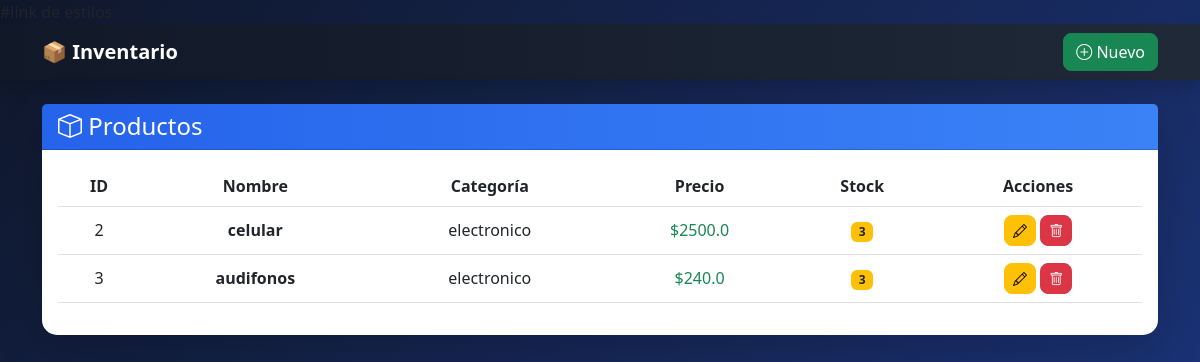
Before: / with the older database file.
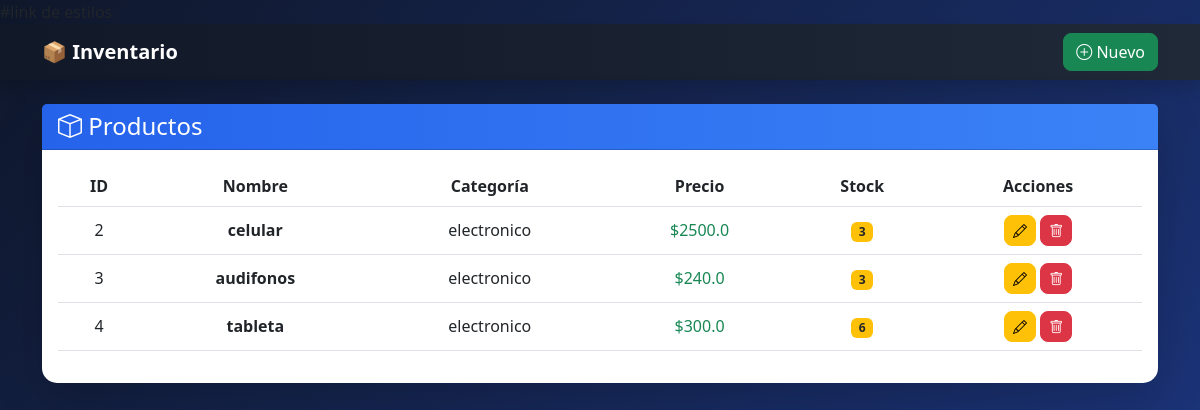
After: the same page with the newer database file.
### tables this page shows
CREATE TABLE productos (
            id INTEGER PRIMARY KEY AUTOINCREMENT,
            nombre TEXT,
            categoria TEXT,
            precio REAL,
            stock INTEGER
        );

### app.py (the view)
@app.route('/')
def listar():
    conn = get_db()
    productos = conn.execute("SELECT * FROM productos").fetchall()
    conn.close()
    return render_template("index.html", productos=productos)

### app.py (called while the page is built)
def get_db():
    conn = sqlite3.connect("inventario.db")
    conn.row_factory = sqlite3.Row
    return conn

### templates/index.html
{% extends 'base.html' %}
{% block content %}
<div class="card shadow-lg border-0">
    <div class="card-header d-flex justify-content-between align-items-center">
        <h4 class="mb-0"><i class="bi bi-box"></i> Productos</h4>
    </div>
    <div class="card-body">
        <table class="table align-middle text-center">
            <thead>
                <tr>
                    <th>ID</th>
                    <th>Nombre</th>
                    <th>Categoría</th>
                    <th>Precio</th>
                    <th>Stock</th>
                    <th>Acciones</th>
                </tr>
            </thead>
            <tbody>
                {% for p in productos %}
                <tr>
                    <td>{{ p.id }}</td>
                    <td class="fw-bold">{{ p.nombre }}</td>
                    <td>{{ p.categoria }}</td>
                    <td class="text-success">${{ p.precio }}</td>
                    <td>
                        {% if p.stock > 10 %}
                            <span class="badge bg-success">{{ p.stock }}</span>
                        {% elif p.stock > 0 %}
                            <span class="badge bg-warning text-dark">{{ p.stock }}</span>
                        {% else %}
                            <span class="badge bg-danger">0</span>
                        {% endif %}
                    </td>
                    <td>
                        <a href="/editar/{{ p.id }}" class="btn btn-warning btn-sm">
                            <i class="bi bi-pencil"></i>
                        </a>
                        <a href="/eliminar/{{ p.id }}" class="btn btn-danger btn-sm">
                            <i class="bi bi-trash"></i>
                        </a>
                    </td>
                </tr>
                {% endfor %}
            </tbody>
        </table>
    </div>
</div>
{% endblock %}

### templates/base.html (shortened to what this page needs)
<!DOCTYPE html>
<html lang="es">
<head>
    <link href="https://cdn.jsdelivr.net/npm/bootstrap@5.3.0/dist/css/bootstrap.min.css" rel="stylesheet">
    <link href="https://cdn.jsdelivr.net/npm/bootstrap-icons/font/bootstrap-icons.css" rel="stylesheet">
    <link rel="stylesheet" href="{{ url_for('static', filename='styles.css') }}">
</head>
<body>
<nav class="navbar navbar-dark shadow">
    <div class="container">
        <a class="navbar-brand fw-bold" href="/">📦 Inventario</a>
        <a href="/registrar" class="btn btn-success">
            <i class="bi bi-plus-circle"></i> Nuevo
        </a>
    </div>
</nav>
<div class="container mt-4">
    {% block content %}{% endblock %}
</div>
</body>
</html>

### static/styles.css (style rules this page uses)
body { background: linear-gradient(135deg, #0f172a, #1e3a8a); min-height: 100vh; }
.navbar { background: linear-gradient(90deg, #111827, #1f2937); }
.card { border-radius: 15px; }
.card-header { background: linear-gradient(90deg, #2563eb, #3b82f6); color: white; }
.table thead { background: #111827; color: white; }
.btn { border-radius: 8px; }

Changed rows visible on the page:
added productos: id "4", nombre "tableta", categoria "electronico", precio "300.0", stock "6"
